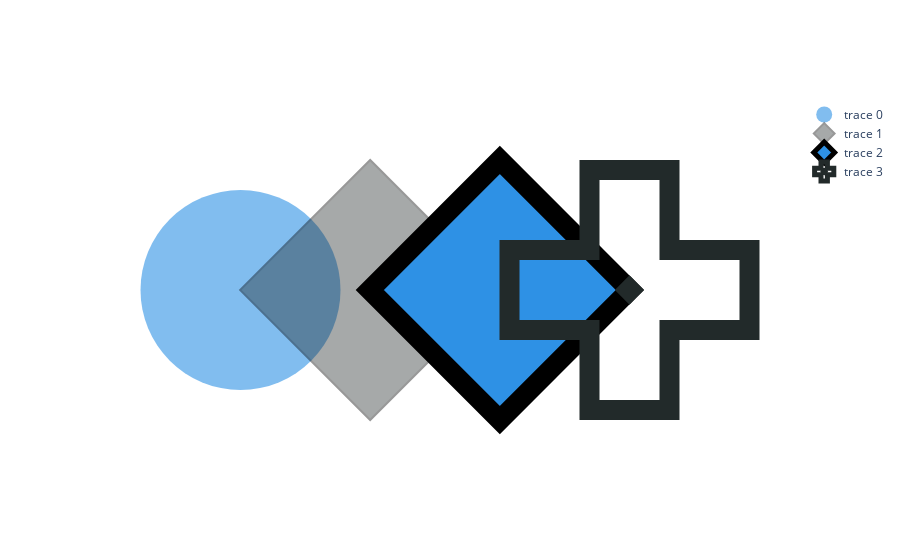

Notebook code for this chart:
### Code cell
fig = go.Figure(layout=dict(xaxis_visible=False, yaxis_visible=False, xaxis_showgrid=False, yaxis_showgrid=False, 
        #paper_bgcolor='rgba(0,0,0,0)',  
        plot_bgcolor='rgba(0,0,0,0)'),
    data=[
        # Rechits
        go.Scatter(x=[0], y=[0], mode='markers',
            marker=dict(
                color=px.colors.qualitative.Dark24[0],
                line_color="black",
                line_width=0, 
                size=200,
                symbol="circle",
                opacity=0.6
            ),),
        # Rechits outlier in CLUE
        go.Scatter(x=[1], y=[0], mode='markers',
            marker=dict(
                color=px.colors.qualitative.Dark24[5],
                line_color="black",
                line_width=2, 
                size=200,
                symbol="diamond",
                opacity=0.4
            ),),
        # Layer clusters
        go.Scatter(x=[2], y=[0], mode='markers',
            marker=dict(
                symbol="diamond",
                color=px.colors.qualitative.Dark24[0],
                line_color="black",
                line_width=20, 
                size=200,
            ),),
        # LC outlier in CLUED
        go.Scatter(x=[3], y=[0], mode='markers',
            marker=dict(
                symbol="cross-open-dot",
                color=px.colors.qualitative.Dark24[5],
                line_color="black",
                line_width=20, 
                size=200,
            ),), 
    ])
fig

### Figure 1 — Plotly figure (JSON) as saved in the notebook; plotly's stock layout.template omitted (floating-point values rounded to 4 significant figures)
{"data": [{"marker": {"color": "#2E91E5", "line": {"color": "black", "width": 0}, "opacity": 0.6, "size": 200, "symbol": "circle"}, "mode": "markers", "type": "scatter", "x": [0], "y": [0]}, {"marker": {"color": "#222A2A", "line": {"color": "black", "width": 2}, "opacity": 0.4, "size": 200, "symbol": "diamond"}, "mode": "markers", "type": "scatter", "x": [1], "y": [0]}, {"marker": {"color": "#2E91E5", "line": {"color": "black", "width": 20}, "size": 200, "symbol": "diamond"}, "mode": "markers", "type": "scatter", "x": [2], "y": [0]}, {"marker": {"color": "#222A2A", "line": {"color": "black", "width": 20}, "size": 200, "symbol": "cross-open-dot"}, "mode": "markers", "type": "scatter", "x": [3], "y": [0]}], "layout": {"plot_bgcolor": "rgba(0,0,0,0)", "xaxis": {"showgrid": false, "visible": false}, "yaxis": {"showgrid": false, "visible": false}}}
